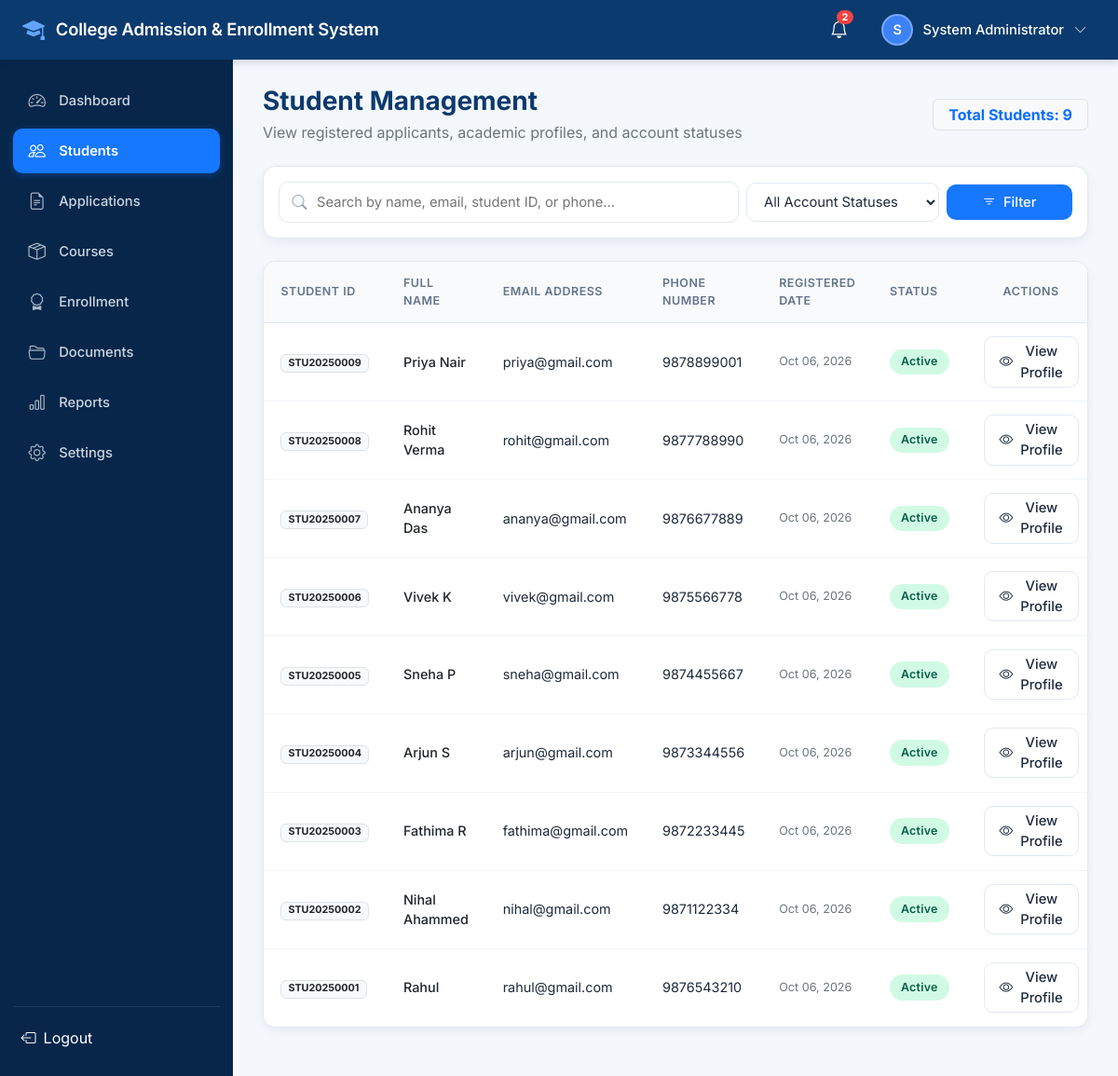
The app's page /students/manage/ (signed in) with its own data.
### accounts/models.py (models this page shows, shortened)
class User(AbstractUser):
    ROLE_CHOICES = (
        ('ADMIN', 'Admin'),
        ('STUDENT', 'Student'),
    )
    role = models.CharField(max_length=20, choices=ROLE_CHOICES, default='STUDENT')
    email = models.EmailField(unique=True)
    phone_number = models.CharField(max_length=20, blank=True, null=True)
    profile_picture = models.ImageField(upload_to='profiles/', blank=True, null=True)
    created_at = models.DateTimeField(auto_now_add=True)
    updated_at = models.DateTimeField(auto_now=True)
    USERNAME_FIELD = 'email'
    REQUIRED_FIELDS = ['username', 'first_name', 'last_name']
    @property
    def is_student(self):
        return self.role == 'STUDENT'
    @property
    def is_admin_user(self):
        return self.role == 'ADMIN' or self.is_staff or self.is_superuser
    @property
    def full_name(self):
        name = f"{self.first_name} {self.last_name}".strip()
        return name if name else self.username

### students/models.py (models this page shows, shortened)
class StudentProfile(models.Model):
    GENDER_CHOICES = (
        ('Male', 'Male'),
        ('Female', 'Female'),
        ('Other', 'Other'),
    )
    user = models.OneToOneField(
        settings.AUTH_USER_MODEL,
        on_delete=models.CASCADE,
        related_name='student_profile'
    )
    student_id = models.CharField(max_length=30, unique=True, blank=True)
    date_of_birth = models.DateField(null=True, blank=True)
    gender = models.CharField(max_length=20, choices=GENDER_CHOICES, blank=True)
    address = models.TextField(blank=True)
    city = models.CharField(max_length=100, blank=True)
    state = models.CharField(max_length=100, blank=True)
    pincode = models.CharField(max_length=20, blank=True)
    father_name = models.CharField(max_length=150, blank=True)
    mother_name = models.CharField(max_length=150, blank=True)
    guardian_contact = models.CharField(max_length=20, blank=True)
    previous_institution = models.CharField(max_length=255, blank=True)
    qualification = models.CharField(max_length=150, blank=True)
    board_university = models.CharField(max_length=150, blank=True)
    passing_year = models.PositiveIntegerField(null=True, blank=True)
    percentage_cgpa = models.DecimalField(max_digits=5, decimal_places=2, null=True, blank=True)
    created_at = models.DateTimeField(auto_now_add=True)
    updated_at = models.DateTimeField(auto_now=True)

### students/views.py (the view, shortened to what this page needs)
# urls.py: path('manage/', views.admin_student_list, name='manage'),
@admin_required
def admin_student_list(request):
    query = request.GET.get('q', '').strip()
    status_filter = request.GET.get('status', '').strip()
    students = User.objects.filter(role='STUDENT').select_related('student_profile').order_by('-date_joined')
    if status_filter == 'active':
        students = students.filter(is_active=True)
    elif status_filter == 'inactive':
        students = students.filter(is_active=False)
    paginator = Paginator(students, 10)
    page_number = request.GET.get('page')
    page_obj = paginator.get_page(page_number)
    return render(request, 'students/admin_student_list.html', {
        'page_obj': page_obj,
        'query': query,
        'status_filter': status_filter,
        'total_count': students.count(),
    })

### notifications/context_processors.py (called while the page is built)
def notification_context(request):
    if request.user.is_authenticated:
        unread_count = Notification.objects.filter(recipient=request.user, is_read=False).count()
        recent_notifications = Notification.objects.filter(recipient=request.user)[:5]
        return {
            'unread_notifications_count': unread_count,
            'recent_notifications': recent_notifications,
        }
    return {
        'unread_notifications_count': 0,
        'recent_notifications': [],
    }

### templates/students/admin_student_list.html (shortened to what this page needs)
{% extends 'base.html' %}
{% load static %}
{% block content %}
<div class="mb-4 d-flex flex-wrap justify-content-between align-items-center gap-3">
  <div>
    <h3 class="fw-bold mb-1" style="color: #0B3A6E;">Student Management</h3>
    <p class="text-secondary mb-0">View registered applicants, academic profiles, and account statuses</p>
  </div>
  <span class="badge bg-light text-primary border px-3 py-2 fs-6">Total Students: {{ total_count }}</span>
</div>
<div class="card-custom mb-4 p-3">
  <form method="get" class="row g-2 align-items-center">
    <div class="col-md-6 col-lg-7">
      <div class="input-icon-group">
        <i class="bi bi-search"></i>
        <input type="text" name="q" value="{{ query }}" class="form-control-custom" placeholder="Search by name, email, student ID, or phone...">
      </div>
    </div>
    <div class="col-md-3 col-lg-3">
      <select name="status" class="form-select-custom">
        <option value="">All Account Statuses</option>
      </select>
    </div>
    <div class="col-md-3 col-lg-2 d-flex gap-2">
      <button type="submit" class="btn btn-primary-custom w-100 py-2">
        <i class="bi bi-filter"></i> Filter
      </button>
    </div>
  </form>
</div>
<div class="card-custom p-0 overflow-hidden">
  <div class="table-custom-container border-0">
    <table class="table-custom">
      <thead>
        <tr>
          <th>Student ID</th>
          <th>Full Name</th>
          <th>Email Address</th>
          <th>Phone Number</th>
          <th>Registered Date</th>
          <th>Status</th>
          <th class="text-center">Actions</th>
        </tr>
      </thead>
      <tbody>
        {% for student in page_obj %}
          <tr>
            <td>
              <span class="badge bg-light text-dark border fw-bold">{{ student.student_profile.student_id|default:"STU-NEW" }}</span>
            </td>
            <td class="fw-medium text-dark">
              {{ student.full_name }}
            </td>
            <td>{{ student.email }}</td>
            <td>{{ student.phone_number|default:"-" }}</td>
            <td class="text-secondary small">{{ student.date_joined|date:"M d, Y" }}</td>
            <td>
              {% if student.is_active %}
                <span class="badge-custom badge-approved">Active</span>
              {% else %}
                <span class="badge-custom badge-rejected">Inactive</span>
              {% endif %}
            </td>
            <td class="text-center">
              <a href="{% url 'students:admin_student_detail' student.id %}" class="btn btn-sm btn-outline-custom py-1 px-3">
                <i class="bi bi-eye"></i> View Profile
              </a>
            </td>
          </tr>
        {% empty %}
          <tr>
            <td colspan="7" class="text-center py-4 text-muted">
              No students found matching the search criteria.
            </td>
          </tr>
        {% endfor %}
      </tbody>
    </table>
  </div>
</div>
{% endblock %}

### templates/base.html (shortened to what this page needs)
{% load static %}
<!DOCTYPE html>
<html lang="en">
<head>
  <link href="https://cdn.jsdelivr.net/npm/bootstrap@5.3.3/dist/css/bootstrap.min.css" rel="stylesheet">
  <link rel="stylesheet" href="https://cdn.jsdelivr.net/npm/bootstrap-icons@1.11.3/font/bootstrap-icons.min.css">
  <link rel="stylesheet" href="{% static 'css/style.css' %}">
</head>
<body>
  <header class="portal-header">
    <div class="d-flex align-items-center gap-3">
      <a href="{% if user.is_authenticated %}{% if user.is_admin_user %}{% url 'accounts:admin_dashboard' %}{% else %}{% url 'students:dashboard' %}{% endif %}{% else %}{% url 'accounts:home' %}{% endif %}" class="portal-brand text-decoration-none">
        <i class="bi bi-mortarboard-fill"></i>
        <span>College Admission & Enrollment System</span>
      </a>
    </div>
    <div class="portal-header-right">
      {% if user.is_authenticated %}
        <div class="dropdown">
          <button class="notification-bell-btn" id="notifDropdown" data-bs-toggle="dropdown" aria-expanded="false" title="Notifications">
            <i class="bi bi-bell"></i>
            {% if unread_notifications_count > 0 %}
              <span class="notification-badge">{{ unread_notifications_count }}</span>
            {% endif %}
          </button>
        </div>
        <div class="dropdown">
          <button class="header-user-btn" id="userMenuDropdown" data-bs-toggle="dropdown" aria-expanded="false">
            <div class="header-avatar">
              {% if user.profile_picture %}
                <img src="{{ user.profile_picture.url }}" alt="{{ user.full_name }}" class="w-100 h-100 rounded-circle">
              {% else %}
                {{ user.first_name|first|default:user.username|first|upper }}
              {% endif %}
            </div>
            <span class="header-user-name d-none d-sm-inline">{{ user.full_name|default:user.username }}</span>
            <i class="bi bi-chevron-down small opacity-75"></i>
          </button>
        </div>
      {% endif %}
    </div>
  </header>
  {% if user.is_authenticated %}
    <div class="portal-layout">
      <aside class="portal-sidebar">
        <ul class="sidebar-menu">
          {% if user.is_student %}
            <li class="sidebar-item {% if request.resolver_match.view_name == 'students:dashboard' %}active{% endif %}">
              <a href="{% url 'students:dashboard' %}"><i class="bi bi-speedometer2"></i> Dashboard</a>
            </li>
            <li class="sidebar-item {% if request.resolver_match.view_name == 'students:profile' %}active{% endif %}">
              <a href="{% url 'students:profile' %}"><i class="bi bi-person"></i> My Profile</a>
            </li>
            <li class="sidebar-item {% if request.resolver_match.view_name == 'admissions:apply' %}active{% endif %}">
              <a href="{% url 'admissions:apply' %}"><i class="bi bi-file-earmark-plus"></i> Apply for Admission</a>
            </li>
            <li class="sidebar-item {% if 'my_applications' in request.resolver_match.view_name or 'application_detail' in request.resolver_match.view_name %}active{% endif %}">
              <a href="{% url 'admissions:my_applications' %}"><i class="bi bi-journal-text"></i> My Applications</a>
            </li>
            <li class="sidebar-item {% if 'courses' in request.resolver_match.app_name and not user.is_admin_user %}active{% endif %}">
              <a href="{% url 'courses:list' %}"><i class="bi bi-book"></i> Courses</a>
            </li>
            <li class="sidebar-item {% if 'enrollments' in request.resolver_match.app_name %}active{% endif %}">
              <a href="{% url 'enrollments:my_enrollments' %}"><i class="bi bi-award"></i> Enrollment</a>
            </li>
            <li class="sidebar-item {% if 'documents' in request.resolver_match.app_name %}active{% endif %}">
              <a href="{% url 'documents:list' %}"><i class="bi bi-folder2-open"></i> Documents</a>
            </li>
            <li class="sidebar-item {% if 'notifications' in request.resolver_match.app_name %}active{% endif %}">
              <a href="{% url 'notifications:list' %}"><i class="bi bi-bell"></i> Notifications</a>
            </li>
            <li class="sidebar-item {% if request.resolver_match.view_name == 'accounts:settings' %}active{% endif %}">
              <a href="{% url 'accounts:settings' %}"><i class="bi bi-gear"></i> Settings</a>
            </li>
          {% else %}
            <li class="sidebar-item {% if request.resolver_match.view_name == 'accounts:admin_dashboard' %}active{% endif %}">
              <a href="{% url 'accounts:admin_dashboard' %}"><i class="bi bi-speedometer2"></i> Dashboard</a>
            </li>
            <li class="sidebar-item {% if 'students:manage' in request.resolver_match.view_name or 'student_detail' in request.resolver_match.view_name %}active{% endif %}">
              <a href="{% url 'students:manage' %}"><i class="bi bi-people"></i> Students</a>
            </li>
            <li class="sidebar-item {% if 'admissions:admin' in request.resolver_match.view_name %}active{% endif %}">
              <a href="{% url 'admissions:admin_manage' %}"><i class="bi bi-file-earmark-text"></i> Applications</a>
            </li>
            <li class="sidebar-item {% if 'courses' in request.resolver_match.app_name %}active{% endif %}">
              <a href="{% url 'courses:manage' %}"><i class="bi bi-box-seam"></i> Courses</a>
            </li>
            <li class="sidebar-item {% if 'enrollments' in request.resolver_match.app_name %}active{% endif %}">
              <a href="{% url 'enrollments:manage' %}"><i class="bi bi-award"></i> Enrollment</a>
            </li>
            <li class="sidebar-item {% if 'documents' in request.resolver_match.app_name %}active{% endif %}">
              <a href="{% url 'documents:manage' %}"><i class="bi bi-folder2-open"></i> Documents</a>
            </li>
            <li class="sidebar-item {% if 'reports' in request.resolver_match.app_name %}active{% endif %}">
              <a href="{% url 'reports:overview' %}"><i class="bi bi-bar-chart"></i> Reports</a>
            </li>
            <li class="sidebar-item {% if request.resolver_match.view_name == 'accounts:settings' %}active{% endif %}">
              <a href="{% url 'accounts:settings' %}"><i class="bi bi-gear"></i> Settings</a>
            </li>
          {% endif %}
        </ul>
        <div class="sidebar-footer">
          <form action="{% url 'accounts:logout' %}" method="post">
            <button type="submit" class="btn btn-link text-white text-decoration-none w-100 text-start p-2 d-flex align-items-center gap-2 rounded hover-bg">
              <i class="bi bi-box-arrow-left"></i> Logout
            </button>
          </form>
        </div>
      </aside>
      <main class="portal-content">
        {% block content %}{% endblock %}
      </main>
    </div>
  {% else %}
    <main class="flex-grow-1">
      {% block public_content %}{% endblock %}
    </main>
  {% endif %}
</body>
</html>

### records on screen
User: first_name|first "S", full_name "System Administrator"
User: student_profile.student_id "STU20250009", full_name "Priya Nair", email "priya@gmail.com", phone_number "9878899001", date_joined "Oct 06, 2026", is_active "Active"
User: student_profile.student_id "STU20250008", full_name "Rohit Verma", email "rohit@gmail.com", phone_number "9877788990", date_joined "Oct 06, 2026", is_active "Active"
User: student_profile.student_id "STU20250007", full_name "Ananya Das", email "ananya@gmail.com", phone_number "9876677889", date_joined "Oct 06, 2026", is_active "Active"
User: student_profile.student_id "STU20250006", full_name "Vivek K", email "vivek@gmail.com", phone_number "9875566778", date_joined "Oct 06, 2026", is_active "Active"
User: student_profile.student_id "STU20250005", full_name "Sneha P", email "sneha@gmail.com", phone_number "9874455667", date_joined "Oct 06, 2026", is_active "Active"
User: student_profile.student_id "STU20250004", full_name "Arjun S", email "arjun@gmail.com", phone_number "9873344556", date_joined "Oct 06, 2026", is_active "Active"
User: student_profile.student_id "STU20250003", full_name "Fathima R", email "fathima@gmail.com", phone_number "9872233445", date_joined "Oct 06, 2026", is_active "Active"
User: student_profile.student_id "STU20250002", full_name "Nihal Ahammed", email "nihal@gmail.com", phone_number "9871122334", date_joined "Oct 06, 2026", is_active "Active"
User: student_profile.student_id "STU20250001", full_name "Rahul", email "rahul@gmail.com", phone_number "9876543210", date_joined "Oct 06, 2026", is_active "Active"

### other values on screen
{{ unread_notifications_count }} "2"
{{ total_count }} "9"
